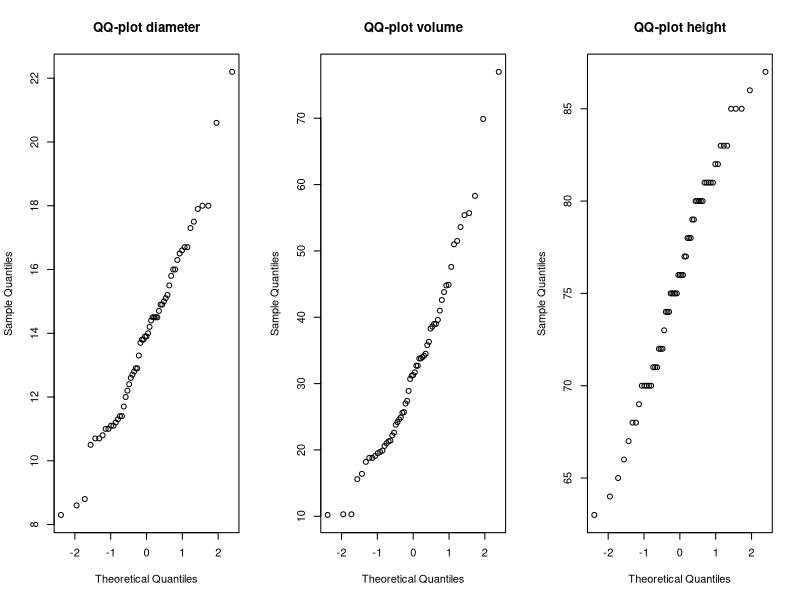

This figure's R source: (Note: this script raises an error after producing the figure.)
## ---- chunk 1
data_sat = read.table("./sat.txt", header=TRUE)
expend = data_sat$expend
ratio = data_sat$ratio
salary = data_sat$salary
takers = data_sat$takers
total = data_sat$total
## ---- chunk 2
# Step-up method
# First round
# c(summary(lm(total~expend)), summary(lm(total~ratio)), summary(lm(total~salary)), summary(lm(total~takers)))
summary(lm(total~expend)) # multipled R^2 = 0,1448, p-value = 0.00641
summary(lm(total~ratio)) # multipled R^2 = 0.006602, p-value = 0.575
summary(lm(total~salary)) # multipled R^2 = 0.1935, p-value = 0.00139
summary(lm(total~takers)) # multipled R^2 = 0.787, p-value = <2e-16 --> choose this one first
# Second round
summary(lm(total~takers+expend)) # multipled R^2 = 0.8195, p-value = 0.00553 --> choose this one second
summary(lm(total~takers+ratio)) # multipled R^2 = 0.7991, p-value = 0.0982
summary(lm(total~takers+salary)) # multipled R^2 = 0.8056, p-value = 0.0394
# Third round
summary(lm(total~takers+expend+ratio)) # multipled R^2 = 0.8227, p-value = 0.3629 
summary(lm(total~takers+expend+salary)) # multipled R^2 = 0.8196, p-value = 0.8527
## ---- chunk 3
# Step-down method
# First round
summary(lm(total~takers+expend+ratio+salary)) # remove expend since it has the highest p-value that is not significant
# Second round
summary(lm(total~takers+ratio+salary)) # all variables have a significant p-value, so stop removing
## ---- chunk 4
takers2=(data_sat$takers)^2
takers;takers2
# Step-up method
# First round
summary(lm(total~expend)) # multipled R^2 = 0,1448, p-value = 0.00641
summary(lm(total~ratio)) # multipled R^2 = 0.006602, p-value = 0.575
summary(lm(total~salary)) # multipled R^2 = 0.1935, p-value = 0.00139
summary(lm(total~takers)) # multipled R^2 = 0.787, p-value = <2e-16 --> choose this one first
summary(lm(total~takers2)) # multipled R^2 = 0.6578, p-value = 9.28e-13
# Second round
summary(lm(total~takers+expend)) # multipled R^2 = 0.8195, p-value = 0.00553 
summary(lm(total~takers+ratio)) # multipled R^2 = 0.7991, p-value = 0.0982
summary(lm(total~takers+salary)) # multipled R^2 = 0.8056, p-value = 0.0394
summary(lm(total~takers+takers2)) # multipled R^2 = 0.8732, p-value = 8.96e-07 --> choose this one second
# Third round
summary(lm(total~takers+takers2+expend)) # multipled R^2 = 0.8859, p-value = 0.0285 --> choose this one third
summary(lm(total~takers+takers2+ratio)) # multipled R^2 = 0.8738, p-value = 0.634
summary(lm(total~takers+takers2+salary)) # multipled R^2 = 0.8858, p-value = 0.029 
# Fourth round
summary(lm(total~takers+takers2+expend+ratio)) # multipled R^2 = 0.8887, p-value = 0.2936
summary(lm(total~takers+takers2+expend+salary)) # multipled R^2 = 0.8873, p-value = 0.466
## ---- chunk 5
# First round
summary(lm(total~takers+takers2+expend+ratio+salary)) # remove salary since it has the highest p-value that is not significant
# Second round
summary(lm(total~takers+takers2+expend+ratio)) # remove ratio as it has the highest p-value that is not significant
# Third round
summary(lm(total~takers+takers2+expend)) # all variables have a significant p-value, so stop removing

## ---- chunk 6
summary(lm(total~takers+takers2+expend))
chosen_model = lm(total~takers+takers2+expend)
# model = 1052 - 6.381 * takers + 0.04741 * takers2 + 7.914 * expend
newxdata = data.frame(expend=5, takers2=625, salary=36000, takers=25)
predict(chosen_model,newxdata,interval="prediction",level=0.95)
# Fit = 961.5703; lwr = 907.6003; upr = 1015.54;
## ---- chunk 7
df = read.table("./treeVolume.txt", header=TRUE)
## ---- chunk 8
shapiro.test(df$diameter);shapiro.test(df$volume);shapiro.test(df$height);
par(mfrow=c(1,3));qqnorm(df$diameter, main="QQ-plot diameter");qqnorm(df$volume, main="QQ-plot volume");qqnorm(df$height, main="QQ-plot height");
## ---- chunk 9
# Does the type affect the volume?
fit = aov(volume ~ type, data=df)
#summary(treevollm)
summary(fit)
## ---- chunk 10
ggplot(df, aes(y=volume, x=type, fill=type))+
  stat_summary(fun.y="mean", geom="bar",position="dodge")+
  stat_summary(fun.data = mean_se, geom = "errorbar", position="dodge",width=.8)

## ---- chunk 11
lm2 = lm(volume ~ diameter + height + type, data=df)
fit2 = anova(lm2)
fit2
## ---- chunk 12
predict(lm2)
